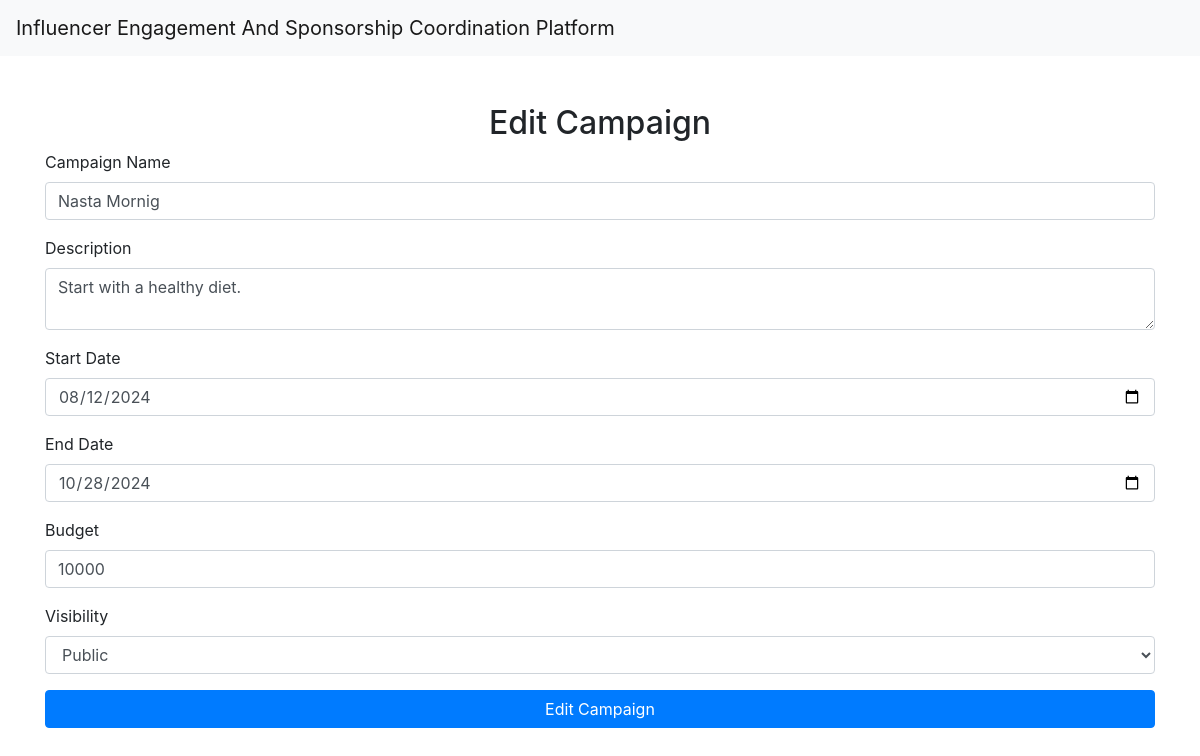
Screenshot of /edit_campaign/1 (signed in) with the database file from the repository.
### app.py (models this page shows)
class Campaign(db.Model):
    id = db.Column(db.Integer, primary_key=True)
    name = db.Column(db.String(128))
    description = db.Column(db.Text)
    start_date = db.Column(db.DateTime, index=True, default=datetime.utcnow)
    end_date = db.Column(db.DateTime, index=True)
    budget = db.Column(db.Integer)
    visibility = db.Column(db.String(255) , default='public')
    progress = db.Column(db.Integer, default=0)
    flagged = db.Column(db.Boolean, default=False)
    sponsor_id = db.Column(db.Integer, db.ForeignKey('user.id', name='fk_campaign_sponsor_id'))
    influencer_id = db.Column(db.Integer, db.ForeignKey('user.id', name='fk_campaign_influencer_id'), nullable=True)
    sponsor = db.relationship('User', foreign_keys=[sponsor_id], back_populates='sponsor_campaigns')
    influencer = db.relationship('User', foreign_keys=[influencer_id], back_populates='influencer_campaigns')

### app.py (the view, shortened to what this page needs)
@app.route('/edit_campaign/<int:campaign_id>', methods=['GET', 'POST'])
@login_required
def edit_campaign(campaign_id):
    campaign = Campaign.query.get_or_404(campaign_id)
    return render_template('edit_campaign.html', campaign=campaign)

### app.py (called while the page is built)
@login_manager.user_loader
def load_user(user_id):
    return User.query.get(int(user_id))

### templates/edit_campaign.html (shortened to what this page needs)
<!DOCTYPE html>
<html lang="en">
<head>
    <link href="https://stackpath.bootstrapcdn.com/bootstrap/4.5.2/css/bootstrap.min.css" rel="stylesheet">
</head>
<body>
    <nav class="navbar navbar-expand-lg navbar-light bg-light">
        <a class="navbar-brand" href="/">Influencer Engagement And Sponsorship Coordination Platform</a>
    </nav>
    <div class="container mt-5">
        <h2 class="text-center">Edit Campaign</h2>
        <form method="POST" action="{{ url_for('edit_campaign', campaign_id=campaign.id) }}">
            <div class="form-group">
                <label for="name">Campaign Name</label>
                <input type="text" class="form-control" id="name" name="name" value="{{ campaign.name }}" required>
            </div>
            <div class="form-group">
                <label for="description">Description</label>
                <textarea class="form-control" id="description" name="description" required>{{ campaign.description }}</textarea>
            </div>
            <div class="form-group">
                <label for="start_date">Start Date</label>
                <input type="date" class="form-control" id="start_date" name="start_date" value="{{ campaign.start_date.strftime('%Y-%m-%d') }}" required>
            </div>
            <div class="form-group">
                <label for="end_date">End Date</label>
                <input type="date" class="form-control" id="end_date" name="end_date" value="{{ campaign.end_date.strftime('%Y-%m-%d') }}" required>
            </div>
            <div class="form-group">
                <label for="budget">Budget</label>
                <input type="number" class="form-control" id="budget" name="budget" value="{{ campaign.budget }}" required>
            </div>
            <div class="form-group">
                <label for="visibility">Visibility</label>
                <select class="form-control" id="visibility" name="visibility" required>
                    <option value="public" {% if campaign.visibility == 'public' %}selected{% endif %}>Public</option>
                </select>
            </div>
            <button type="submit" class="btn btn-primary btn-block">Edit Campaign</button>
        </form>
    </div>
</body>
</html>

### rows the page displays
Campaign: name "Nasta Mornig", description "Start with a healthy diet.", start_date "08/12/2024", end_date "10/28/2024", budget "10000", visibility "Public"
